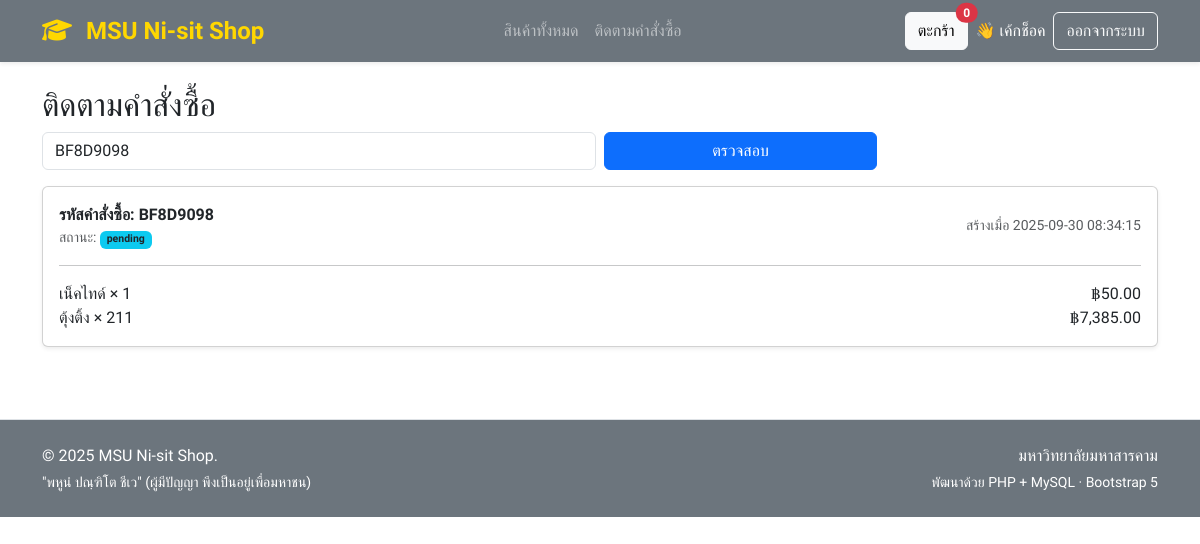
Screenshot of /track.php?code=BF8D9098 (signed in) with the database file from the repository.
### tables this page shows
CREATE TABLE `orders` (
  `id` int(11) NOT NULL,
  `order_code` varchar(12) NOT NULL,
  `user_name` varchar(150) NOT NULL,
  `user_phone` varchar(50) NOT NULL,
  `user_email` varchar(150) DEFAULT NULL,
  `pickup_option` enum('pickup','delivery') NOT NULL DEFAULT 'pickup',
  `pickup_date` date DEFAULT NULL,
  `status` enum('pending','confirmed','preparing','ready_for_pickup','picked_up','cancelled') NOT NULL DEFAULT 'pending',
  `created_at` timestamp NOT NULL DEFAULT current_timestamp(),
  `total_amount` decimal(10,2) NOT NULL DEFAULT 0.00,
  `user_id` int(11) DEFAULT NULL
);

CREATE TABLE `order_items` (
  `id` int(11) NOT NULL,
  `order_id` int(11) NOT NULL,
  `product_id` int(11) NOT NULL,
  `qty` int(11) NOT NULL,
  `unit_price` decimal(10,2) NOT NULL
);

CREATE TABLE `products` (
  `id` int(11) NOT NULL,
  `sku` varchar(50) DEFAULT NULL,
  `name` varchar(150) NOT NULL,
  `description` text DEFAULT NULL,
  `price` decimal(10,2) NOT NULL DEFAULT 0.00,
  `stock` int(11) NOT NULL DEFAULT 0,
  `expected_restock_date` date DEFAULT NULL,
  `image` varchar(255) DEFAULT NULL,
  `is_active` tinyint(1) NOT NULL DEFAULT 1,
  `created_at` timestamp NOT NULL DEFAULT current_timestamp(),
  `updated_at` timestamp NOT NULL DEFAULT current_timestamp() ON UPDATE current_timestamp()
);

### functions.php (called while the page is built, shortened)
<?php
function money($n) { return number_format((float)$n, 2); }

### track.php (the view, shortened to what this page needs)
<?php require_once __DIR__ . '/db.php'; require_once __DIR__ . '/partials/header.php';
$code = trim($_GET['code'] ?? '');
$order = null; $items = [];
if ($code !== '') {
$st = $pdo->prepare('SELECT * FROM orders WHERE order_code = ?');
$st->execute([$code]);
$order = $st->fetch();
if ($order) {
$it = $pdo->prepare('SELECT oi.*, p.name FROM order_items oi JOIN products p ON p.id=oi.product_id WHERE order_id = ?');
$it->execute([$order['id']]);
$items = $it->fetchAll();
}
}
?>
<h2>ติดตามคำสั่งซื้อ</h2>
<form class="row g-2 mb-3" method="get">
<div class="col-md-6">
<input class="form-control" type="text" name="code" placeholder="เช่น ABCD1234" value="<?= htmlspecialchars($code) ?>">
</div>
<div class="col-md-3">
<button class="btn btn-primary w-100">ตรวจสอบ</button>
</div>
</form>
<?php if ($order): ?>
<div class="card card-body shadow-sm">
<div class="d-flex justify-content-between align-items-center">
<div>
<div class="fw-bold">รหัสคำสั่งซื้อ: <?= htmlspecialchars($order['order_code']) ?></div>
<div class="text-muted small">สถานะ: <span class="badge bg-info text-dark"><?= htmlspecialchars($order['status']) ?></span></div>
</div>
<div class="text-end small text-muted">สร้างเมื่อ <?= htmlspecialchars($order['created_at']) ?></div>
</div>
<hr>
<?php foreach ($items as $it): ?>
<div class="d-flex justify-content-between">
<span><?= htmlspecialchars($it['name']) ?> × <?= (int)$it['qty'] ?></span>
<span>฿<?= money($it['unit_price']*$it['qty']) ?></span>
</div>
<?php endforeach; ?>
</div>
<?php endif; ?>
<?php require_once __DIR__ . '/partials/footer.php'; ?>

### rows the page displays
orders: order_code "BF8D9098", status "pending", created_at "2025-09-30 08:34:15"
order_items: product.name "เน็คไทด์", qty "1", money($it['unit_price']*$it['qty']) "50.00"
order_items: product.name "ตุ้งติ้ง", qty "211", money($it['unit_price']*$it['qty']) "7,385.00"

### other values shown
cart_count() "0"
$_SESSION['user']['name'] "เค้กช็อค"
